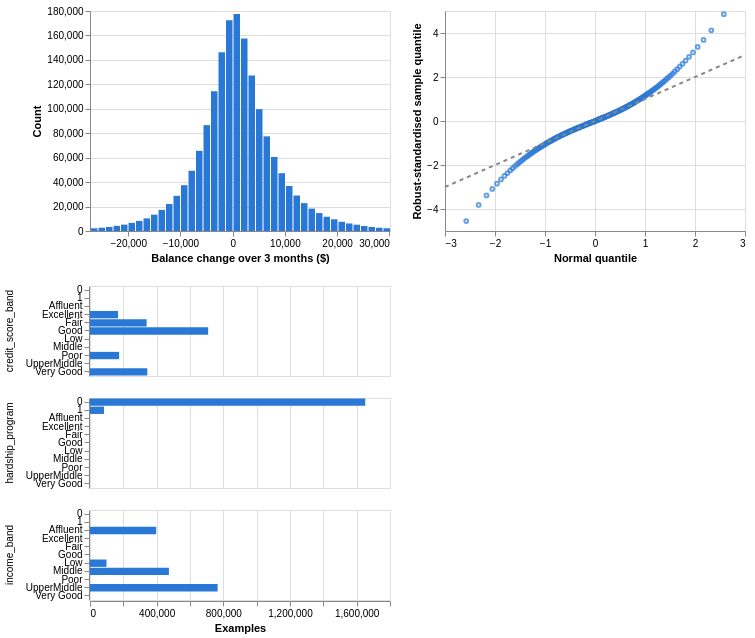

The code cell stored with this chart in its notebook:
### Markdown cell above
### B.2 Explore Feature of Interest `income_band`, `credit_score_band`, `hardship_program`

### Code cell
# One example per account and month-end with an observed change over the next HORIZON months
changes = forward_change(balances, "account_id", "balance_date", "balance", HORIZON).dropna(subset=["future_change"])
panel = changes.merge(accounts, on="account_id").merge(customers, on="customer_id", how="left")
print("Examples:", len(panel), "| accounts:", panel["account_id"].nunique())

profile = ["income_band", "credit_score_band", "hardship_program"]
counts = pd.concat([panel[c].astype(str).value_counts().rename_axis("level").reset_index(name="examples").assign(field=c)
                    for c in profile])
bars = alt.Chart(counts).mark_bar(color="#2a78d6").encode(
    x=alt.X("examples:Q", title="Examples"), y=alt.Y("level:N", title=None),
    row=alt.Row("field:N", title=None)).properties(width=300, height=90)
distribution_charts(panel["future_change"], f"Balance change over {HORIZON} months ($)", 40, 0.005) & bars

### Figure 1 — Vega-Lite specification as saved in the notebook (floating-point values rounded to 4 significant figures; data arrays with more than 128 entries replaced by an {"elided": "..."} marker saying what was removed)
{"config": {"view": {"continuousWidth": 300, "continuousHeight": 300}}, "vconcat": [{"hconcat": [{"data": {"name": "data-59e5a318e14677ae401373125824c666"}, "mark": {"type": "bar", "color": "#2a78d6"}, "encoding": {"x": {"bin": "binned", "field": "start", "title": "Balance change over 3 months ($)", "type": "quantitative"}, "x2": {"field": "end"}, "y": {"field": "count", "title": "Count", "type": "quantitative"}}, "height": 220, "width": 300}, {"layer": [{"data": {"name": "data-f2bd1ec0424ae44c7ebba9c5bfd74998"}, "mark": {"type": "point", "color": "#2a78d6", "size": 14}, "encoding": {"x": {"field": "theoretical", "title": "Normal quantile", "type": "quantitative"}, "y": {"field": "sample", "title": "Robust-standardised sample quantile", "type": "quantitative"}}}, {"data": {"name": "data-77c6682495c4b8b15ae5b12ce2242a61"}, "mark": {"type": "line", "color": "#898781", "strokeDash": [4, 4]}, "encoding": {"x": {"field": "theoretical", "type": "quantitative"}, "y": {"field": "sample", "type": "quantitative"}}}], "height": 220, "width": 300}]}, {"data": {"name": "data-58ff48c0e7af0bd26e659afd34e0722c"}, "mark": {"type": "bar", "color": "#2a78d6"}, "encoding": {"row": {"field": "field", "title": null, "type": "nominal"}, "x": {"field": "examples", "title": "Examples", "type": "quantitative"}, "y": {"field": "level", "title": null, "type": "nominal"}}, "height": 90, "width": 300}], "$schema": "https://vega.github.io/schema/vega-lite/v5.20.1.json", "datasets": {"data-59e5a318e14677ae401373125824c666": [{"start": -27320.0, "end": -25880.0, "count": 2196}, {"start": -25880.0, "end": -24450.0, "count": 2698}, {"start": -24450.0, "end": -23010.0, "count": 3317}, {"start": -23010.0, "end": -21580.0, "count": 4216}, {"start": -21580.0, "end": -20140.0, "count": 5206}, {"start": -20140.0, "end": -18700.0, "count": 6656}, {"start": -18700.0, "end": -17270.0, "count": 8266}, {"start": -17270.0, "end": -15830.0, "count": 10315}, {"start": -15830.0, "end": -14400.0, "count": 13359}, {"start": -14400.0, "end": -12960.0, "count": 17271}, {"start": -12960.0, "end": -11520.0, "count": 22090}, {"start": -11520.0, "end": -10090.0, "count": 28765}, {"start": -10090.0, "end": -8651.0, "count": 37484}, {"start": -8651.0, "end": -7215.0, "count": 49302}, {"start": -7215.0, "end": -5779.0, "count": 65597}, {"start": -5779.0, "end": -4343.0, "count": 86593}, {"start": -4343.0, "end": -2907.0, "count": 114434}, {"start": -2907.0, "end": -1471.0, "count": 146241}, {"start": -1471.0, "end": -34.7, "count": 172353}, {"start": -34.7, "end": 1401.0, "count": 177596}, {"start": 1401.0, "end": 2837.0, "count": 157601}, {"start": 2837.0, "end": 4273.0, "count": 127315}, {"start": 4273.0, "end": 5709.0, "count": 99694}, {"start": 5709.0, "end": 7146.0, "count": 77455}, {"start": 7146.0, "end": 8582.0, "count": 60595}, {"start": 8582.0, "end": 10020.0, "count": 47283}, {"start": 10020.0, "end": 11450.0, "count": 36843}, {"start": 11450.0, "end": 12890.0, "count": 29011}, {"start": 12890.0, "end": 14330.0, "count": 22785}, {"start": 14330.0, "end": 15760.0, "count": 18308}, {"start": 15760.0, "end": 17200.0, "count": 14678}, {"start": 17200.0, "end": 18630.0, "count": 11656}, {"start": 18630.0, "end": 20070.0, "count": 9574}, {"start": 20070.0, "end": 21510.0, "count": 7540}, {"start": 21510.0, "end": 22940.0, "count": 6168}, {"start": 22940.0, "end": 24380.0, "count": 5134}, {"start": 24380.0, "end": 25810.0, "count": 4108}, {"start": 25810.0, "end": 27250.0, "count": 3333}, {"start": 27250.0, "end": 28690.0, "count": 2652}, {"start": 28690.0, "end": 30120.0, "count": 2248}], "data-f2bd1ec0424ae44c7ebba9c5bfd74998": {"elided": "199 records"}, "data-77c6682495c4b8b15ae5b12ce2242a61": [{"theoretical": -3, "sample": -3}, {"theoretical": 3, "sample": 3}], "data-58ff48c0e7af0bd26e659afd34e0722c": [{"level": "UpperMiddle", "examples": 765855, "field": "income_band"}, {"level": "Middle", "examples": 473490, "field": "income_band"}, {"level": "Affluent", "examples": 397035, "field": "income_band"}, {"level": "Low", "examples": 98910, "field": "income_band"}, {"level": "Good", "examples": 708885, "field": "credit_score_band"}, {"level": "Very Good", "examples": 343800, "field": "credit_score_band"}, {"level": "Fair", "examples": 339750, "field": "credit_score_band"}, {"level": "Poor", "examples": 174735, "field": "credit_score_band"}, {"level": "Excellent", "examples": 168120, "field": "credit_score_band"}, {"level": "0", "examples": 1651410, "field": "hardship_program"}, {"level": "1", "examples": 83880, "field": "hardship_program"}]}}
